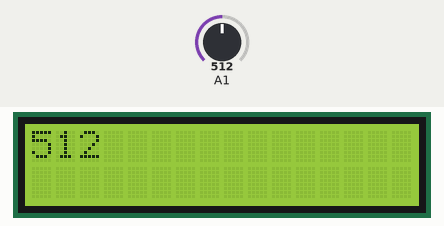
The sketch below on a simulated Arduino Uno, built with avr-gcc and run on an emulated ATmega328P. Shown: 16×2 character LCD. The inputs (shaded band) are chosen by the test bench; at power-on: A1 = 512. What the sketch prints to the serial monitor is not drawn.

Above: at 1.8 s.
1.9 s: A1 set to 716
At 2.9 s:
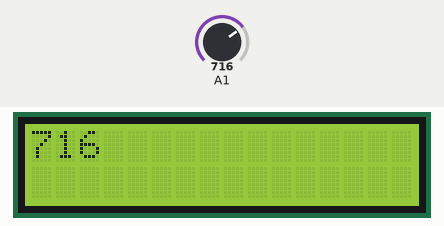
3.6 s: A1 set to 900
At 5.5 s:
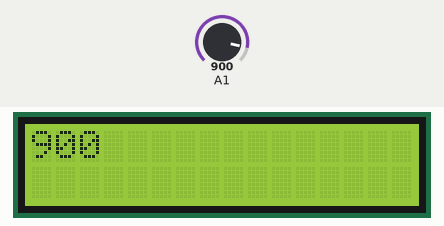
5.8 s: A1 set to 1023
At 6.8 s:
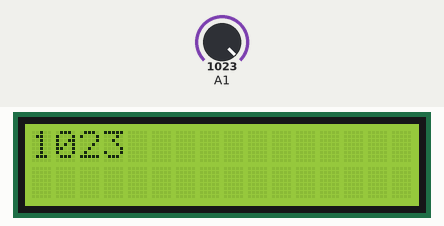
Timing chart, 0 to 8.8 s (numbered marks = the images above; inputs shaded):
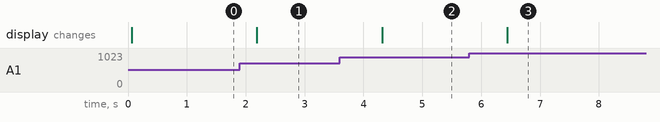

Measured:
- after the input at 1.9 s, the display: changes after 0.29 s (image 1)
- after the input at 3.6 s, the display: changes after 0.72 s (image 2)
- after the input at 5.8 s, the display: changes after 0.64 s (image 3)

The sketch:

soilmoisture.ino
```cpp
#include <LiquidCrystal.h>

LiquidCrystal lcd( 8, 9, 4, 5, 6, 7 );

void setup() {
  Serial.begin(9600);
}

void loop()
{
    int sensorValue = analogRead(A1);
    String sensorValueString = String(sensorValue);
    lcd.begin(0,0);
    lcd.print(sensorValue);
    Serial.println(sensorValue);

    delay(1000);
}
```
